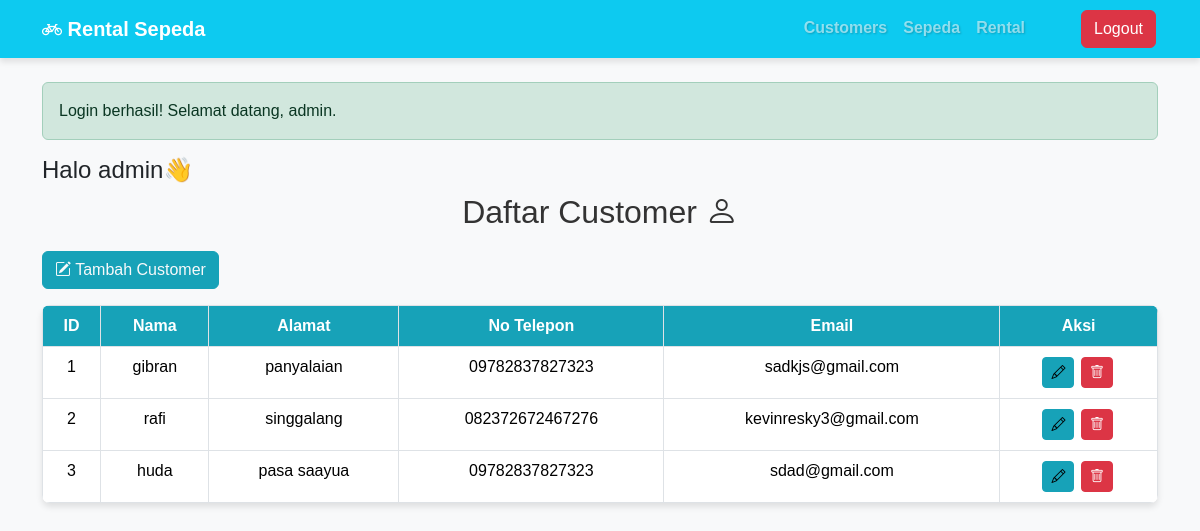
Page /dashboard/index.php (signed in) on the committed database.
### tables this page shows
CREATE TABLE `customers` (
  `id_customer` int(11) NOT NULL,
  `nama` varchar(100) NOT NULL,
  `alamat` text NOT NULL,
  `no_telp` varchar(15) NOT NULL,
  `email` varchar(100) NOT NULL,
  `created_at` timestamp NOT NULL DEFAULT current_timestamp()
);

### dashboard/index.php (the view, shortened to what this page needs)
<?php
include 'config.php';
$result = $conn->query("SELECT * FROM customers");
$welcomeMessage = isset($_SESSION['success']) ? $_SESSION['success'] : "";
?>
<!DOCTYPE html>
<html lang="id">
<head>
    <link rel="stylesheet" href="https://cdn.jsdelivr.net/npm/bootstrap@5.3.2/dist/css/bootstrap.min.css">
    <link rel="stylesheet" href="https://cdn.jsdelivr.net/npm/bootstrap-icons@1.11.3/font/bootstrap-icons.min.css">
    <link rel="stylesheet" href="style.css">
</head>
<body>
<nav class="navbar navbar-expand-lg navbar-dark bg-info ">
        <div class="container">
            <a class="navbar-brand fw-bolder" href="#"><i class="bi bi-bicycle"></i> Rental Sepeda</a>
            <div class="collapse navbar-collapse fw-bolder" id="navbarNav">
                <ul class="navbar-nav ms-auto">
                    <li class="nav-item"><a class="nav-link text-shadow" href="index.php">Customers</a></li>
                    <li class="nav-item"><a class="nav-link text-shadow" href="sepeda_index.php">Sepeda</a></li>
                    <li class="nav-item"><a class="nav-link text-shadow" href="rental_index.php">Rental</a></li>
                    <a href="../auth/logout.php" class="btn btn-danger ms-5 ">Logout</a>
                </ul>
            </div>
        </div>
    </nav>
<div class="container mt-4">
     <?php if (!empty($welcomeMessage)): ?>
            <div class="alert alert-success"><?= $welcomeMessage; ?></div>
        <?php endif; ?>
    <h4>Halo <?= $_SESSION['user']; ?>👋</h4>
    <h2>Daftar Customer <i class="bi bi-person"></i></h2>
    <a href="create.php" class="btn btn-info mb-3 text-light"><i class="bi bi-pencil-square"></i> Tambah Customer</a>
    <table class="table table-bordered text-center">
        <thead>
            <tr>
                <th>ID</th>
                <th>Nama</th>
                <th>Alamat</th>
                <th>No Telepon</th>
                <th>Email</th>
                <th>Aksi</th>
            </tr>
        </thead>
        <tbody>
            <?php while ($row = $result->fetch_assoc()) : ?>
            <tr>
                <td><?= $row['id_customer'] ?></td>
                <td><?= $row['nama'] ?></td>
                <td><?= $row['alamat'] ?></td>
                <td><?= $row['no_telp'] ?></td>
                <td><?= $row['email'] ?></td>
                <td>
                    <a href="edit.php?id=<?= $row['id_customer'] ?>" class="btn btn-info btn-sm"><i class="bi bi-pencil"></i></a>
                    <a href="delete.php?id=<?= $row['id_customer'] ?>" class="btn btn-danger btn-sm" onclick="return confirm('Yakin ingin menghapus?')"><i class="bi bi-trash"></i></a>
                </td>
            </tr>
            <?php endwhile; ?>
        </tbody>
    </table>
</div>
</body>
</html>

### dashboard/style.css (style rules this page uses)
body { font-family: 'Arial', sans-serif; background-color: #f8f9fa; }
.navbar { box-shadow: 0px 4px 6px rgba(0, 0, 0, 0.1); }
.text-shadow { text-shadow: 1px 1px 2px rgba(0, 0, 0, 0.2); }
.container h2 { text-align: center; color: #333; margin-bottom: 20px; }
.table { background-color: white; border-radius: 8px; overflow: hidden; box-shadow: 0px 4px 6px rgba(0, 0, 0, 0.1); }
.table th { background-color: #17a2b8; color: white; }
.btn-info { background-color: #17a2b8; border-color: #17a2b8; }
.btn-warning, .btn-danger { margin: 2px; }

### rows in the picture
customers: id_customer "1", nama "gibran", alamat "panyalaian", no_telp "09782837827323", email "sadkjs@gmail.com"
customers: id_customer "2", nama "rafi", alamat "singgalang", no_telp "082372672467276", email "kevinresky3@gmail.com"
customers: id_customer "3", nama "huda", alamat "pasa saayua", no_telp "09782837827323", email "sdad@gmail.com"

### other values in the picture
$welcomeMessage "Login berhasil! Selamat datang, admin."
$_SESSION['user'] "admin"
